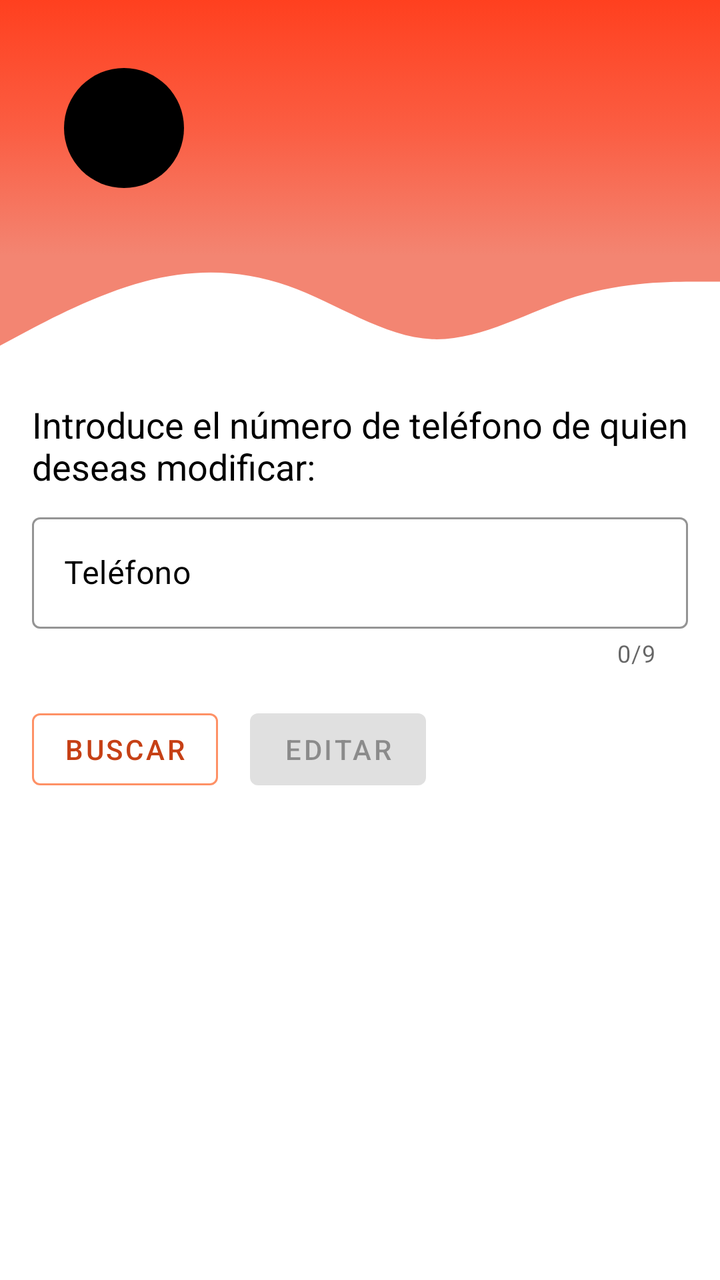
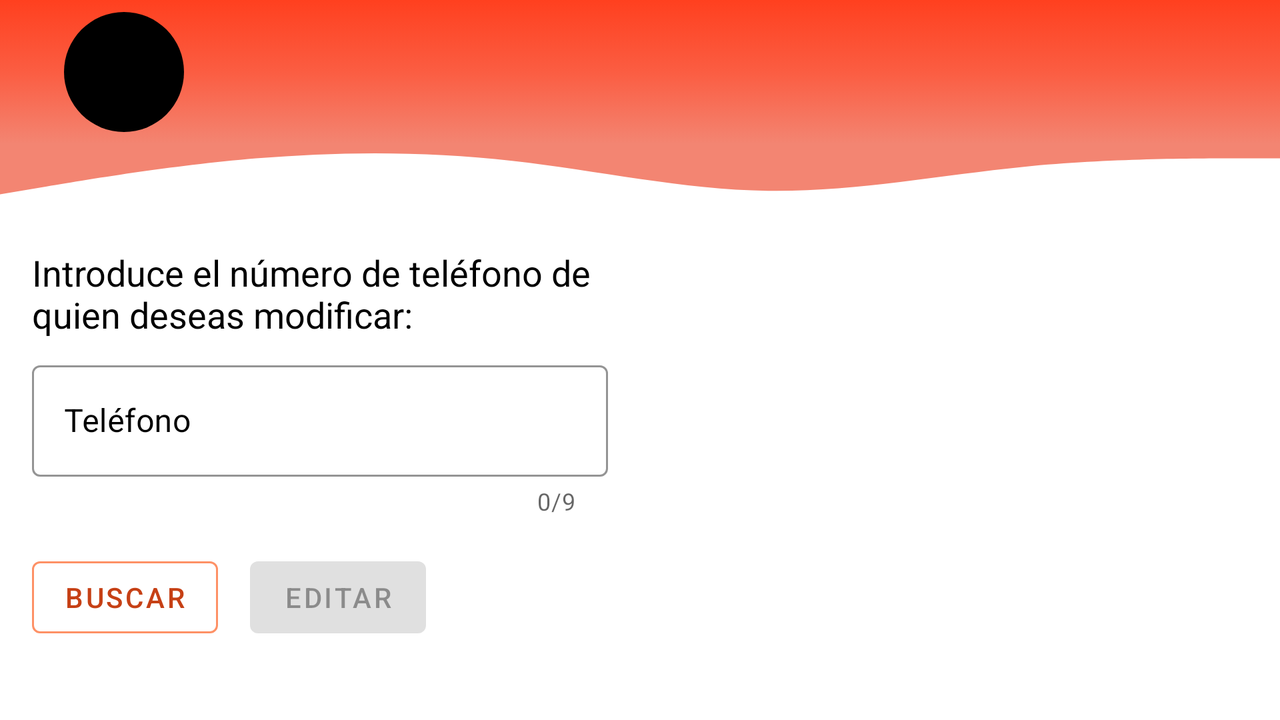

One screen, two layout resources from the same app: the default and the repository's alternative for another configuration. Each is rendered where Android would select it; the XML of both is given below.
<!-- AndroidManifest.xml: application theme Theme.Agenda.NoActionBar -->
<!-- res/layout/activity_update.xml -->
<?xml version="1.0" encoding="utf-8"?>
<androidx.constraintlayout.widget.ConstraintLayout xmlns:android="http://schemas.android.com/apk/res/android"
    xmlns:app="http://schemas.android.com/apk/res-auto"
    xmlns:tools="http://schemas.android.com/tools"
    android:layout_width="match_parent"
    android:layout_height="match_parent"
    tools:context=".view.ActivityUpdate">

    <androidx.recyclerview.widget.RecyclerView
        android:id="@+id/recyclerviewUpdate"
        android:layout_width="0dp"
        android:layout_height="0dp"
        android:layout_marginBottom="8dp"
        android:padding="8dp"
        app:layout_constraintBottom_toBottomOf="parent"
        app:layout_constraintLeft_toLeftOf="parent"
        app:layout_constraintRight_toRightOf="parent"
        app:layout_constraintTop_toBottomOf="@+id/btBuscarUpdate"
        tools:listitem="@layout/rv_item" />

    <TextView
        android:id="@+id/textView3"
        android:layout_width="0dp"
        android:layout_height="wrap_content"
        android:layout_marginStart="16dp"
        android:layout_marginTop="8dp"
        android:layout_marginEnd="16dp"
        android:text="@string/tv_introduce_editar"
        android:textColor="#000000"
        android:textSize="18sp"
        app:layout_constraintEnd_toEndOf="parent"
        app:layout_constraintStart_toStartOf="parent"
        app:layout_constraintTop_toTopOf="@+id/guideline8" />

    <com.google.android.material.textfield.TextInputLayout
        android:id="@+id/tiUpdate"
        style="@style/Widget.MaterialComponents.TextInputLayout.OutlinedBox"
        android:layout_width="match_parent"
        android:layout_height="wrap_content"
        android:layout_marginStart="16dp"
        android:layout_marginTop="8dp"
        android:layout_marginEnd="16dp"
        android:textColorHint="#000000"
        app:boxStrokeColor="#FE9166"
        app:counterEnabled="true"
        app:counterMaxLength="9"
        app:hintTextColor="#000000"
        app:layout_constraintEnd_toEndOf="parent"
        app:layout_constraintStart_toStartOf="parent"
        app:layout_constraintTop_toBottomOf="@+id/textView3">

        <com.google.android.material.textfield.TextInputEditText
            android:id="@+id/etUpdate"
            android:layout_width="match_parent"
            android:layout_height="wrap_content"
            android:hint="@string/hint_telefono"
            android:inputType="number"
            android:textColor="#000000"
            android:textColorHint="#000000" />
    </com.google.android.material.textfield.TextInputLayout>

    <Button
        android:id="@+id/btBuscarUpdate"
        style="@style/Widget.MaterialComponents.Button.OutlinedButton"
        android:layout_width="wrap_content"
        android:layout_height="wrap_content"
        android:layout_marginStart="16dp"
        android:layout_marginTop="16dp"
        android:text="@string/btBuscar"
        app:layout_constraintStart_toStartOf="parent"
        app:layout_constraintTop_toBottomOf="@+id/tiUpdate"
        app:strokeColor="#FE9166" />

    <Button
        android:id="@+id/btEditarUpdate"
        android:layout_width="wrap_content"
        android:layout_height="wrap_content"
        android:layout_marginStart="16dp"
        android:layout_marginTop="16dp"
        android:enabled="false"
        android:text="@string/btEditar"
        app:layout_constraintStart_toEndOf="@+id/btBuscarUpdate"
        app:layout_constraintTop_toBottomOf="@+id/tiUpdate" />

    <androidx.constraintlayout.widget.Guideline
        android:id="@+id/guideline7"
        android:layout_width="wrap_content"
        android:layout_height="wrap_content"
        android:orientation="horizontal"
        app:layout_constraintGuide_percent="0.20" />

    <androidx.constraintlayout.widget.Guideline
        android:id="@+id/guideline8"
        android:layout_width="wrap_content"
        android:layout_height="wrap_content"
        android:orientation="horizontal"
        app:layout_constraintGuide_percent="0.30" />

    <View
        android:id="@+id/view5"
        android:layout_width="0dp"
        android:layout_height="0dp"
        android:background="@drawable/bgtop"
        app:layout_constraintBottom_toTopOf="@+id/guideline7"
        app:layout_constraintEnd_toEndOf="parent"
        app:layout_constraintStart_toStartOf="parent"
        app:layout_constraintTop_toTopOf="parent" />

    <View
        android:id="@+id/view6"
        android:layout_width="0dp"
        android:layout_height="0dp"
        android:background="@drawable/ic_ola"
        app:layout_constraintBottom_toTopOf="@+id/guideline8"
        app:layout_constraintEnd_toEndOf="parent"
        app:layout_constraintStart_toStartOf="parent"
        app:layout_constraintTop_toTopOf="@+id/guideline7" />

    <androidx.constraintlayout.widget.Guideline
        android:id="@+id/guideline9"
        android:layout_width="wrap_content"
        android:layout_height="wrap_content"
        android:orientation="vertical"
        app:layout_constraintGuide_percent="0.70" />

    <ImageButton
        android:id="@+id/btAtrasUpdate"
        android:layout_width="wrap_content"
        android:layout_height="wrap_content"
        android:layout_marginStart="32dp"
        android:layout_marginTop="16dp"
        android:layout_marginBottom="16dp"
        android:background="@drawable/boton_redondeado"
        android:backgroundTint="@color/black"
        android:contentDescription="@string/cont_atras"
        app:layout_constraintBottom_toTopOf="@+id/guideline7"
        app:layout_constraintStart_toStartOf="parent"
        app:layout_constraintTop_toTopOf="parent"
        app:srcCompat="@drawable/ic_back" />

    <ImageView
        android:id="@+id/imgEditar"
        android:layout_width="0dp"
        android:layout_height="0dp"
        android:layout_marginStart="16dp"
        android:layout_marginTop="16dp"
        android:layout_marginEnd="16dp"
        android:layout_marginBottom="16dp"
        android:contentDescription="@string/cont_edit"
        app:layout_constraintBottom_toTopOf="@+id/guideline7"
        app:layout_constraintEnd_toEndOf="parent"
        app:layout_constraintStart_toStartOf="@+id/guideline9"
        app:layout_constraintTop_toTopOf="parent"
        app:srcCompat="@drawable/editar" />

</androidx.constraintlayout.widget.ConstraintLayout>
<!-- resources referenced by this layout -->
<resources>
  <color name="black">#FF000000</color>
  <!-- drawable bgtop (drawable) -->
  <?xml version="1.0" encoding="utf-8"?>
  <selector xmlns:android="http://schemas.android.com/apk/res/android">
  
      <item>
  
          <shape>
  
              <gradient android:angle="270"
                  android:startColor="#FF401F"
                  android:centerColor="#FB5D42"
                  android:endColor="#F38572" />
  
          </shape>
  
      </item>
  
  </selector>
  <!-- drawable boton_redondeado (drawable-v24) -->
  <?xml version="1.0" encoding="utf-8"?>
  <shape xmlns:android="http://schemas.android.com/apk/res/android">
      <size android:height="60dp" android:width="60dp" />
      <corners android:radius="30dp" />
  </shape>
  <!-- drawable ic_ola (drawable) -->
  <vector xmlns:android="http://schemas.android.com/apk/res/android"
      android:width="1440dp"
      android:height="320dp"
      android:viewportWidth="1440"
      android:viewportHeight="320">
    <path
        android:pathData="M0,224L48,192C96,160 192,96 288,64C384,32 480,32 576,74.7C672,117 768,203 864,208C960,213 1056,139 1152,101.3C1248,64 1344,64 1392,64L1440,64L1440,0L1392,0C1344,0 1248,0 1152,0C1056,0 960,0 864,0C768,0 672,0 576,0C480,0 384,0 288,0C192,0 96,0 48,0L0,0Z"
        android:fillColor="#F38572"/>
  </vector>
  <string name="btBuscar">Buscar</string>
  <string name="btEditar">Editar</string>
  <string name="cont_atras">Atrás</string>
  <string name="cont_edit">Editar</string>
  <string name="hint_telefono">Teléfono</string>
  <string name="tv_introduce_editar">Introduce el número de teléfono de quien deseas modificar:</string>
  <style name="Theme.Agenda.NoActionBar">
          <item name="windowActionBar">false</item>
          <item name="windowNoTitle">true</item>
      </style>
</resources>
<!-- res/layout-land/activity_update.xml (the repository's variant of the layout above) -->
<!-- drawn on the phone turned sideways -->
<?xml version="1.0" encoding="utf-8"?>
<androidx.constraintlayout.widget.ConstraintLayout xmlns:android="http://schemas.android.com/apk/res/android"
    xmlns:app="http://schemas.android.com/apk/res-auto"
    xmlns:tools="http://schemas.android.com/tools"
    android:layout_width="match_parent"
    android:layout_height="match_parent"
    tools:context=".view.ActivityUpdate">

    <androidx.recyclerview.widget.RecyclerView
        android:id="@+id/recyclerviewUpdate"
        android:layout_width="0dp"
        android:layout_height="0dp"
        android:layout_marginStart="16dp"
        android:layout_marginTop="16dp"
        android:layout_marginEnd="16dp"
        android:layout_marginBottom="16dp"
        android:padding="8dp"
        app:layout_constraintBottom_toBottomOf="parent"
        app:layout_constraintEnd_toEndOf="parent"
        app:layout_constraintStart_toStartOf="@+id/guideline9"
        app:layout_constraintTop_toTopOf="@id/guideline8"
        tools:listitem="@layout/rv_item" />

    <TextView
        android:id="@+id/textView3"
        android:layout_width="0dp"
        android:layout_height="wrap_content"
        android:layout_marginStart="16dp"
        android:layout_marginTop="16dp"
        android:layout_marginEnd="16dp"
        android:text="@string/tv_introduce_editar"
        android:textColor="#000000"
        android:textSize="18sp"
        app:layout_constraintEnd_toStartOf="@+id/guideline9"
        app:layout_constraintStart_toStartOf="parent"
        app:layout_constraintTop_toTopOf="@+id/guideline8" />

    <com.google.android.material.textfield.TextInputLayout
        android:id="@+id/tiUpdate"
        style="@style/Widget.MaterialComponents.TextInputLayout.OutlinedBox"
        android:layout_width="0dp"
        android:layout_height="wrap_content"
        android:layout_marginStart="16dp"
        android:layout_marginTop="8dp"
        android:layout_marginEnd="16dp"
        android:textColorHint="#000000"
        app:boxStrokeColor="#FE9166"
        app:counterEnabled="true"
        app:counterMaxLength="9"
        app:hintTextColor="#000000"
        app:layout_constraintEnd_toStartOf="@+id/guideline9"
        app:layout_constraintStart_toStartOf="parent"
        app:layout_constraintTop_toBottomOf="@+id/textView3">

        <com.google.android.material.textfield.TextInputEditText
            android:id="@+id/etUpdate"
            android:layout_width="match_parent"
            android:layout_height="wrap_content"
            android:hint="@string/hint_telefono"
            android:inputType="number"
            android:textColor="#000000"
            android:textColorHint="#000000" />
    </com.google.android.material.textfield.TextInputLayout>

    <Button
        android:id="@+id/btBuscarUpdate"
        style="@style/Widget.MaterialComponents.Button.OutlinedButton"
        android:layout_width="wrap_content"
        android:layout_height="wrap_content"
        android:layout_marginStart="16dp"
        android:layout_marginTop="16dp"
        android:text="@string/btBuscar"
        app:layout_constraintStart_toStartOf="parent"
        app:layout_constraintTop_toBottomOf="@+id/tiUpdate"
        app:strokeColor="#FE9166" />

    <Button
        android:id="@+id/btEditarUpdate"
        android:layout_width="wrap_content"
        android:layout_height="wrap_content"
        android:layout_marginStart="16dp"
        android:layout_marginTop="16dp"
        android:enabled="false"
        android:text="@string/btEditar"
        app:layout_constraintStart_toEndOf="@+id/btBuscarUpdate"
        app:layout_constraintTop_toBottomOf="@+id/tiUpdate" />

    <androidx.constraintlayout.widget.Guideline
        android:id="@+id/guideline7"
        android:layout_width="wrap_content"
        android:layout_height="wrap_content"
        android:orientation="horizontal"
        app:layout_constraintGuide_percent="0.20" />

    <androidx.constraintlayout.widget.Guideline
        android:id="@+id/guideline8"
        android:layout_width="wrap_content"
        android:layout_height="wrap_content"
        android:orientation="horizontal"
        app:layout_constraintGuide_percent="0.30" />

    <View
        android:id="@+id/view5"
        android:layout_width="0dp"
        android:layout_height="0dp"
        android:background="@drawable/bgtop"
        app:layout_constraintBottom_toTopOf="@+id/guideline7"
        app:layout_constraintEnd_toEndOf="parent"
        app:layout_constraintStart_toStartOf="parent"
        app:layout_constraintTop_toTopOf="parent" />

    <View
        android:id="@+id/view6"
        android:layout_width="0dp"
        android:layout_height="0dp"
        android:background="@drawable/ic_ola"
        app:layout_constraintBottom_toTopOf="@+id/guideline8"
        app:layout_constraintEnd_toEndOf="parent"
        app:layout_constraintStart_toStartOf="parent"
        app:layout_constraintTop_toTopOf="@+id/guideline7" />

    <androidx.constraintlayout.widget.Guideline
        android:id="@+id/guideline9"
        android:layout_width="wrap_content"
        android:layout_height="wrap_content"
        android:orientation="vertical"
        app:layout_constraintGuide_percent="0.50" />

    <ImageButton
        android:id="@+id/btAtrasUpdate"
        android:layout_width="wrap_content"
        android:layout_height="wrap_content"
        android:layout_marginStart="32dp"
        android:layout_marginTop="16dp"
        android:layout_marginBottom="16dp"
        android:background="@drawable/boton_redondeado"
        android:backgroundTint="@color/black"
        android:contentDescription="@string/cont_atras"
        app:layout_constraintBottom_toTopOf="@+id/guideline7"
        app:layout_constraintStart_toStartOf="parent"
        app:layout_constraintTop_toTopOf="parent"
        app:srcCompat="@drawable/ic_back" />

    <ImageView
        android:id="@+id/imgEditar"
        android:layout_width="0dp"
        android:layout_height="0dp"
        android:layout_marginStart="16dp"
        android:layout_marginTop="16dp"
        android:layout_marginEnd="16dp"
        android:layout_marginBottom="16dp"
        android:contentDescription="@string/cont_edit"
        app:layout_constraintBottom_toTopOf="@+id/guideline7"
        app:layout_constraintEnd_toEndOf="parent"
        app:layout_constraintStart_toStartOf="@+id/guideline9"
        app:layout_constraintTop_toTopOf="parent"
        app:srcCompat="@drawable/editar" />

</androidx.constraintlayout.widget.ConstraintLayout>
